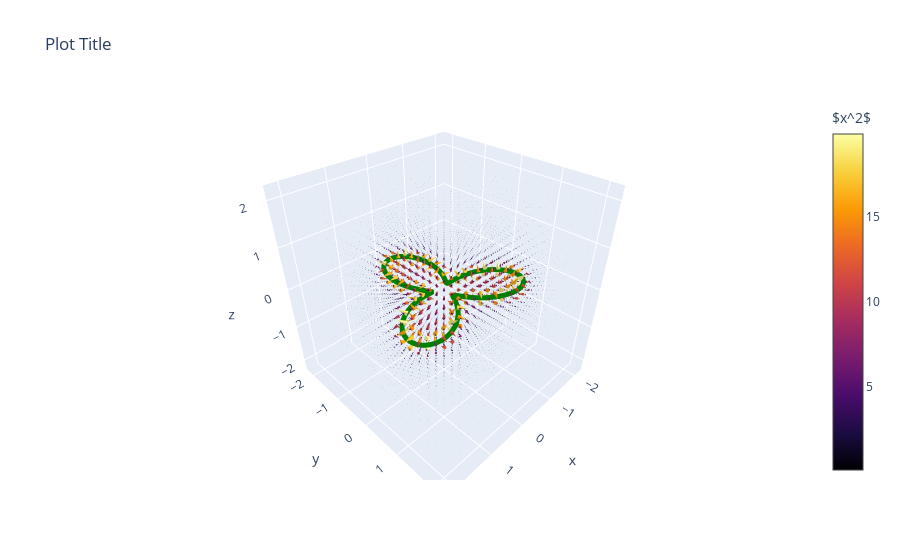

The code cell stored with this chart in its notebook:
### Markdown cell above
Use plotly to make an interactive 3D plot

### Code cell
data = go.Cone(x=xv.ravel(), y=yv.ravel(), z=zv.ravel(), # the conus plot
               u=Bx.ravel(), v=By.ravel(), w=Bz.ravel(), # ravel is like flatten
               colorscale='Inferno', colorbar=dict(title='$x^2$'),
               sizemode="absolute", sizeref=20)

layout = go.Layout(title=r'Plot Title',
                     scene=dict(xaxis_title=r'x',
                                yaxis_title=r'y',
                                zaxis_title=r'z',
                                aspectratio=dict(x=1, y=1, z=1),
                                camera_eye=dict(x=1.2, y=1.2, z=1.2)))

fig = go.Figure(data = data, layout=layout)
fig.add_scatter3d(x=lx, y=ly, z=lz, mode='lines', # the current wire
                  line = dict(color='green', width=10))

### Figure 1 — Plotly figure (JSON) as saved in the notebook; plotly's stock layout.template omitted (floating-point values rounded to 4 significant figures; data arrays with more than 128 entries replaced by an {"elided": "..."} marker saying what was removed)
{"data": [{"colorbar": {"title": {"text": "$x^2$"}}, "colorscale": [[0, "#000004"], [0.1111, "#1b0c41"], [0.2222, "#4a0c6b"], [0.3333, "#781c6d"], [0.4444, "#a52c60"], [0.5556, "#cf4446"], [0.6667, "#ed6925"], [0.7778, "#fb9b06"], [0.8889, "#f7d13d"], [1, "#fcffa4"]], "sizemode": "absolute", "sizeref": 20, "type": "cone", "u": {"elided": "8000 float values"}, "v": {"elided": "8000 float values"}, "w": {"elided": "8000 float values"}, "x": {"elided": "8000 float values"}, "y": {"elided": "8000 float values"}, "z": {"elided": "8000 float values"}}, {"line": {"color": "green", "width": 10}, "mode": "lines", "type": "scatter3d", "x": [1, 1.14, 1.268, 1.38, 1.469, 1.53, 1.562, 1.561, 1.528, 1.466, 1.376, 1.264, 1.134, 0.9931, 0.8473, 0.7026, 0.5648, 0.4386, 0.3276, 0.2342, 0.1593, 0.1021, 0.06086, 0.03228, 0.01226, -0.00398, -0.02149, -0.04522, -0.07968, -0.1286, -0.1944, -0.2787, -0.381, -0.5, -0.6325, -0.7744, -0.9204, -1.065, -1.201, -1.322, -1.424, -1.501, -1.549, -1.565, -1.55, -1.503, -1.428, -1.327, -1.206, -1.071, -0.9282, -0.7851, -0.6481, -0.5232, -0.4156, -0.3293, -0.2668, -0.229, -0.2152, -0.2233, -0.2498, -0.29, -0.3384, -0.3893, -0.4368, -0.4753, -0.5, -0.5071, -0.494, -0.4597, -0.4044, -0.3299, -0.2394, -0.137, -0.02775, 0.08291, 0.1894, 0.2864, 0.3694, 0.4346, 0.4795, 0.5032, 0.5059, 0.4896, 0.4575, 0.4139, 0.3639, 0.3135, 0.2685, 0.2345, 0.2167, 0.2192, 0.2448, 0.295, 0.3696, 0.467, 0.5838, 0.7155, 0.8563, 1.0], "y": [0, 0.07243, 0.1619, 0.266, 0.3811, 0.5027, 0.6252, 0.7431, 0.8504, 0.942, 1.013, 1.06, 1.081, 1.075, 1.043, 0.9867, 0.9103, 0.8186, 0.7174, 0.6131, 0.5122, 0.421, 0.3452, 0.2895, 0.2573, 0.2508, 0.2703, 0.3145, 0.3808, 0.465, 0.5618, 0.6653, 0.7688, 0.866, 0.9507, 1.018, 1.062, 1.082, 1.074, 1.04, 0.9804, 0.8985, 0.7984, 0.6851, 0.5642, 0.4414, 0.3225, 0.2123, 0.1151, 0.03399, -0.02947, -0.07497, -0.1037, -0.1182, -0.122, -0.1199, -0.1168, -0.1181, -0.1289, -0.1538, -0.1964, -0.2594, -0.3438, -0.4493, -0.5739, -0.7144, -0.866, -1.023, -1.179, -1.328, -1.463, -1.577, -1.665, -1.723, -1.749, -1.74, -1.698, -1.624, -1.523, -1.398, -1.255, -1.102, -0.9443, -0.7891, -0.6425, -0.5094, -0.394, -0.2989, -0.2253, -0.1727, -0.1393, -0.122, -0.1165, -0.1181, -0.1214, -0.1212, -0.1125, -0.09131, -0.05442, -2.449e-16], "z": [0, 0, 0, 0, 0, 0, 0, 0, 0, 0, 0, 0, 0, 0, 0, 0, 0, 0, 0, 0, 0, 0, 0, 0, 0, 0, 0, 0, 0, 0, 0, 0, 0, 0, 0, 0, 0, 0, 0, 0, 0, 0, 0, 0, 0, 0, 0, 0, 0, 0, 0, 0, 0, 0, 0, 0, 0, 0, 0, 0, 0, 0, 0, 0, 0, 0, 0, 0, 0, 0, 0, 0, 0, 0, 0, 0, 0, 0, 0, 0, 0, 0, 0, 0, 0, 0, 0, 0, 0, 0, 0, 0, 0, 0, 0, 0, 0, 0, 0, 0]}], "layout": {"scene": {"aspectratio": {"x": 1, "y": 1, "z": 1}, "camera": {"eye": {"x": 1.2, "y": 1.2, "z": 1.2}}, "xaxis": {"title": {"text": "x"}}, "yaxis": {"title": {"text": "y"}}, "zaxis": {"title": {"text": "z"}}}, "title": {"text": "Plot Title"}}}
